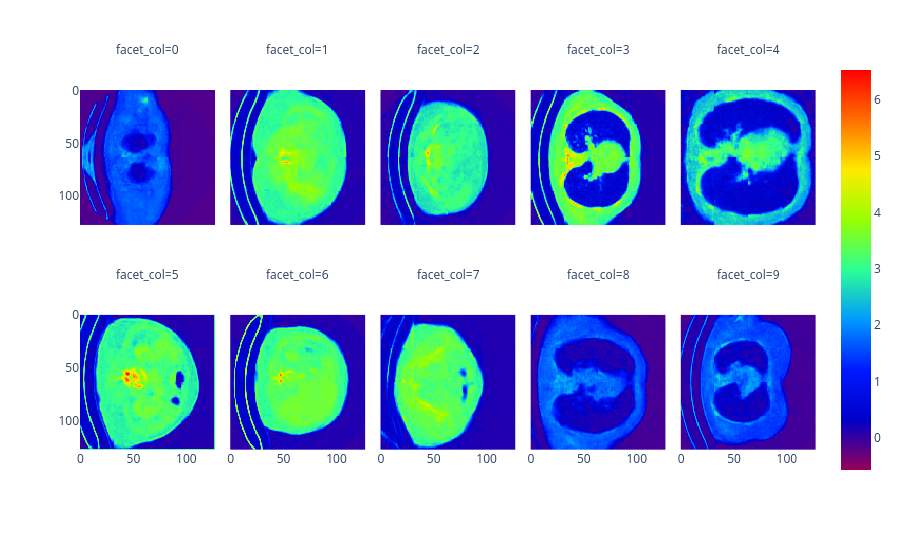

This figure's notebook cell:
### Code cell
batch_dict = next(iter(loaders["valid"]))
batch_dict = dataset.preprocess_batch(batch_dict)
with torch.no_grad(), torch.autocast(cfg.DEVICE.type, torch.bfloat16):
    model_output = model(batch_dict)

img = model_output["x_hat"].detach().cpu().float().numpy()
img.shape
px.imshow(
    img[10:20, 0],
    facet_col=0,
    color_continuous_scale="rainbow",
    facet_col_wrap=5,
)

### Figure 1 — Plotly figure (JSON) as saved in the notebook; plotly's stock layout.template omitted (floating-point values rounded to 4 significant figures; data arrays with more than 128 entries replaced by an {"elided": "..."} marker saying what was removed)
{"data": [{"coloraxis": "coloraxis", "hovertemplate": "x: %{x}<br>y: %{y}<br>color: %{z}<extra></extra>", "name": "0", "type": "heatmap", "xaxis": "x6", "yaxis": "y6", "z": {"elided": "128x128 float values"}}, {"coloraxis": "coloraxis", "hovertemplate": "x: %{x}<br>y: %{y}<br>color: %{z}<extra></extra>", "name": "1", "type": "heatmap", "xaxis": "x7", "yaxis": "y7", "z": {"elided": "128x128 float values"}}, {"coloraxis": "coloraxis", "hovertemplate": "x: %{x}<br>y: %{y}<br>color: %{z}<extra></extra>", "name": "2", "type": "heatmap", "xaxis": "x8", "yaxis": "y8", "z": {"elided": "128x128 float values"}}, {"coloraxis": "coloraxis", "hovertemplate": "x: %{x}<br>y: %{y}<br>color: %{z}<extra></extra>", "name": "3", "type": "heatmap", "xaxis": "x9", "yaxis": "y9", "z": {"elided": "128x128 float values"}}, {"coloraxis": "coloraxis", "hovertemplate": "x: %{x}<br>y: %{y}<br>color: %{z}<extra></extra>", "name": "4", "type": "heatmap", "xaxis": "x10", "yaxis": "y10", "z": {"elided": "128x128 float values"}}, {"coloraxis": "coloraxis", "hovertemplate": "x: %{x}<br>y: %{y}<br>color: %{z}<extra></extra>", "name": "5", "type": "heatmap", "xaxis": "x", "yaxis": "y", "z": {"elided": "128x128 float values"}}, {"coloraxis": "coloraxis", "hovertemplate": "x: %{x}<br>y: %{y}<br>color: %{z}<extra></extra>", "name": "6", "type": "heatmap", "xaxis": "x2", "yaxis": "y2", "z": {"elided": "128x128 float values"}}, {"coloraxis": "coloraxis", "hovertemplate": "x: %{x}<br>y: %{y}<br>color: %{z}<extra></extra>", "name": "7", "type": "heatmap", "xaxis": "x3", "yaxis": "y3", "z": {"elided": "128x128 float values"}}, {"coloraxis": "coloraxis", "hovertemplate": "x: %{x}<br>y: %{y}<br>color: %{z}<extra></extra>", "name": "8", "type": "heatmap", "xaxis": "x4", "yaxis": "y4", "z": {"elided": "128x128 float values"}}, {"coloraxis": "coloraxis", "hovertemplate": "x: %{x}<br>y: %{y}<br>color: %{z}<extra></extra>", "name": "9", "type": "heatmap", "xaxis": "x5", "yaxis": "y5", "z": {"elided": "128x128 float values"}}], "layout": {"annotations": [{"font": {}, "showarrow": false, "text": "facet_col=5", "x": 0.092, "xanchor": "center", "xref": "paper", "y": 0.465, "yanchor": "bottom", "yref": "paper"}, {"font": {}, "showarrow": false, "text": "facet_col=6", "x": 0.296, "xanchor": "center", "xref": "paper", "y": 0.465, "yanchor": "bottom", "yref": "paper"}, {"font": {}, "showarrow": false, "text": "facet_col=7", "x": 0.5, "xanchor": "center", "xref": "paper", "y": 0.465, "yanchor": "bottom", "yref": "paper"}, {"font": {}, "showarrow": false, "text": "facet_col=8", "x": 0.704, "xanchor": "center", "xref": "paper", "y": 0.465, "yanchor": "bottom", "yref": "paper"}, {"font": {}, "showarrow": false, "text": "facet_col=9", "x": 0.908, "xanchor": "center", "xref": "paper", "y": 0.465, "yanchor": "bottom", "yref": "paper"}, {"font": {}, "showarrow": false, "text": "facet_col=0", "x": 0.092, "xanchor": "center", "xref": "paper", "y": 1.0, "yanchor": "bottom", "yref": "paper"}, {"font": {}, "showarrow": false, "text": "facet_col=1", "x": 0.296, "xanchor": "center", "xref": "paper", "y": 1.0, "yanchor": "bottom", "yref": "paper"}, {"font": {}, "showarrow": false, "text": "facet_col=2", "x": 0.5, "xanchor": "center", "xref": "paper", "y": 1.0, "yanchor": "bottom", "yref": "paper"}, {"font": {}, "showarrow": false, "text": "facet_col=3", "x": 0.704, "xanchor": "center", "xref": "paper", "y": 1.0, "yanchor": "bottom", "yref": "paper"}, {"font": {}, "showarrow": false, "text": "facet_col=4", "x": 0.908, "xanchor": "center", "xref": "paper", "y": 1.0, "yanchor": "bottom", "yref": "paper"}], "coloraxis": {"colorscale": [[0, "rgb(150,0,90)"], [0.125, "rgb(0,0,200)"], [0.25, "rgb(0,25,255)"], [0.375, "rgb(0,152,255)"], [0.5, "rgb(44,255,150)"], [0.625, "rgb(151,255,0)"], [0.75, "rgb(255,234,0)"], [0.875, "rgb(255,111,0)"], [1, "rgb(255,0,0)"]]}, "margin": {"t": 60}, "xaxis": {"anchor": "y", "constrain": "domain", "domain": [0, 0.184], "scaleanchor": "y"}, "xaxis10": {"anchor": "y10", "domain": [0.816, 1], "matches": "x", "showticklabels": false}, "xaxis2": {"anchor": "y2", "domain": [0.204, 0.388], "matches": "x"}, "xaxis3": {"anchor": "y3", "domain": [0.408, 0.592], "matches": "x"}, "xaxis4": {"anchor": "y4", "domain": [0.612, 0.796], "matches": "x"}, "xaxis5": {"anchor": "y5", "domain": [0.816, 1], "matches": "x"}, "xaxis6": {"anchor": "y6", "domain": [0, 0.184], "matches": "x", "showticklabels": false}, "xaxis7": {"anchor": "y7", "domain": [0.204, 0.388], "matches": "x", "showticklabels": false}, "xaxis8": {"anchor": "y8", "domain": [0.408, 0.592], "matches": "x", "showticklabels": false}, "xaxis9": {"anchor": "y9", "domain": [0.612, 0.796], "matches": "x", "showticklabels": false}, "yaxis": {"anchor": "x", "autorange": "reversed", "constrain": "domain", "domain": [0, 0.465]}, "yaxis10": {"anchor": "x10", "domain": [0.535, 1.0], "matches": "y", "showticklabels": false}, "yaxis2": {"anchor": "x2", "domain": [0, 0.465], "matches": "y", "showticklabels": false}, "yaxis3": {"anchor": "x3", "domain": [0, 0.465], "matches": "y", "showticklabels": false}, "yaxis4": {"anchor": "x4", "domain": [0, 0.465], "matches": "y", "showticklabels": false}, "yaxis5": {"anchor": "x5", "domain": [0, 0.465], "matches": "y", "showticklabels": false}, "yaxis6": {"anchor": "x6", "domain": [0.535, 1.0], "matches": "y"}, "yaxis7": {"anchor": "x7", "domain": [0.535, 1.0], "matches": "y", "showticklabels": false}, "yaxis8": {"anchor": "x8", "domain": [0.535, 1.0], "matches": "y", "showticklabels": false}, "yaxis9": {"anchor": "x9", "domain": [0.535, 1.0], "matches": "y", "showticklabels": false}}}
